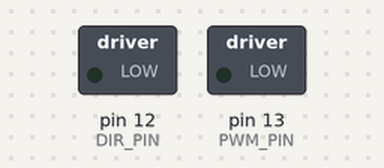
Bench run of a sketch on a simulated Arduino Uno, built with avr-gcc and run on an emulated ATmega328P. Parts: switched loads named in the sketch (green lamp = pin HIGH).

Above: at 0.05 s.
At 3.1 s:
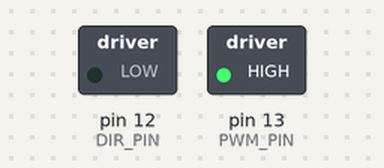
At 3.3 s:
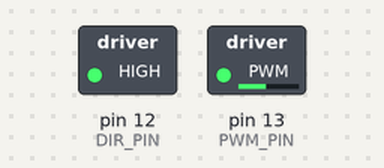
At 6.25 s:
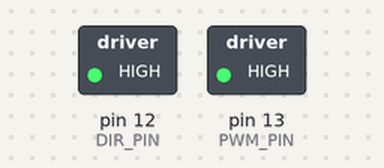
Timing chart, 0 to 8.2 s (numbered marks = the images above):
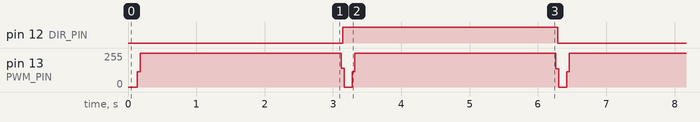

The sketch:

pidControllerPos.ino
```cpp
/*
    Controlling DC Motor using MDD10A motor driver and encoder using PID control system.
*/

#define PWM_PIN 13
#define DIR_PIN 12
#define ENCA 4
#define ENCB 5

volatile int pos_i = 0;
unsigned long prevTime = 0;

int target = 0;

const float kp = 1;
const float ki = 0.05;
const float kd = 0.01;

float prevError = 0;
float integral = 0;

void setup()
{
    Serial.begin(9600);

    // Setup motor driver pins
    pinMode(PWM_PIN, OUTPUT);
    pinMode(DIR_PIN, OUTPUT);

    // Setup encoder pins
    pinMode(ENCA, INPUT);
    pinMode(ENCB, INPUT);

    attachInterrupt(digitalPinToInterrupt(ENCA), readEncoder, RISING);

    // Assign prevTime at setup so as to prevent initial motor jerks
    prevTime = micros();
}

void loop()
{
    // Sinusoidal target
    target = 1000 * sin(prevTime * 1e-6);

    // Prevents race condition
    noInterrupts();
    int pos = pos_i;
    interrupts();

    // Time and deltatime calculation
    unsigned long curTime = micros();
    float deltaTime = ((float) (curTime - prevTime)) * 1e-6;
    prevTime = curTime;

    // PID controller
    float curError = (float) (target - pos);

    float tolerance = max(5.0, abs(target) * 0.05); // 5% tolerance
    if (abs(curError) < tolerance)
    {
        setMotor(0, 0);
        integral = 0;
        prevError = curError;
        return; // Just skips the current execution of function, arduino/esp32 calls the function again
    }

    integral += curError * deltaTime;
    float derivative = (curError - prevError) / deltaTime;
    float pid = kp * curError + ki * integral + kd * derivative;

    // Set the motor using the PWM value got from the PID controller
    int pwmVal = min((int) abs(pid), 255);
    int dir = pid > 0 ? 1 : -1; // CONVENTION
    setMotor(pwmVal, dir);

    prevError = curError;
}

void setMotor(int pwmVal, int dir)
{
    // MDD10A Motor driver
    if (dir == 1)
    {
        digitalWrite(DIR_PIN, LOW);
        analogWrite(PWM_PIN, pwmVal);
    }
    else if (dir == -1)
    {
        digitalWrite(DIR_PIN, HIGH);
        analogWrite(PWM_PIN, pwmVal);
    }
    else
    {
        analogWrite(PWM_PIN, 0);
    }
}

void readEncoder()
{
    if (digitalRead(ENCB))
    {
        pos_i++;
    }
    else
    {
        pos_i--;
    }
}
```

Measured:
- by itself, pin 12 (DIR_PIN): alternates HIGH for 3.1 s and LOW for 3.1 s
